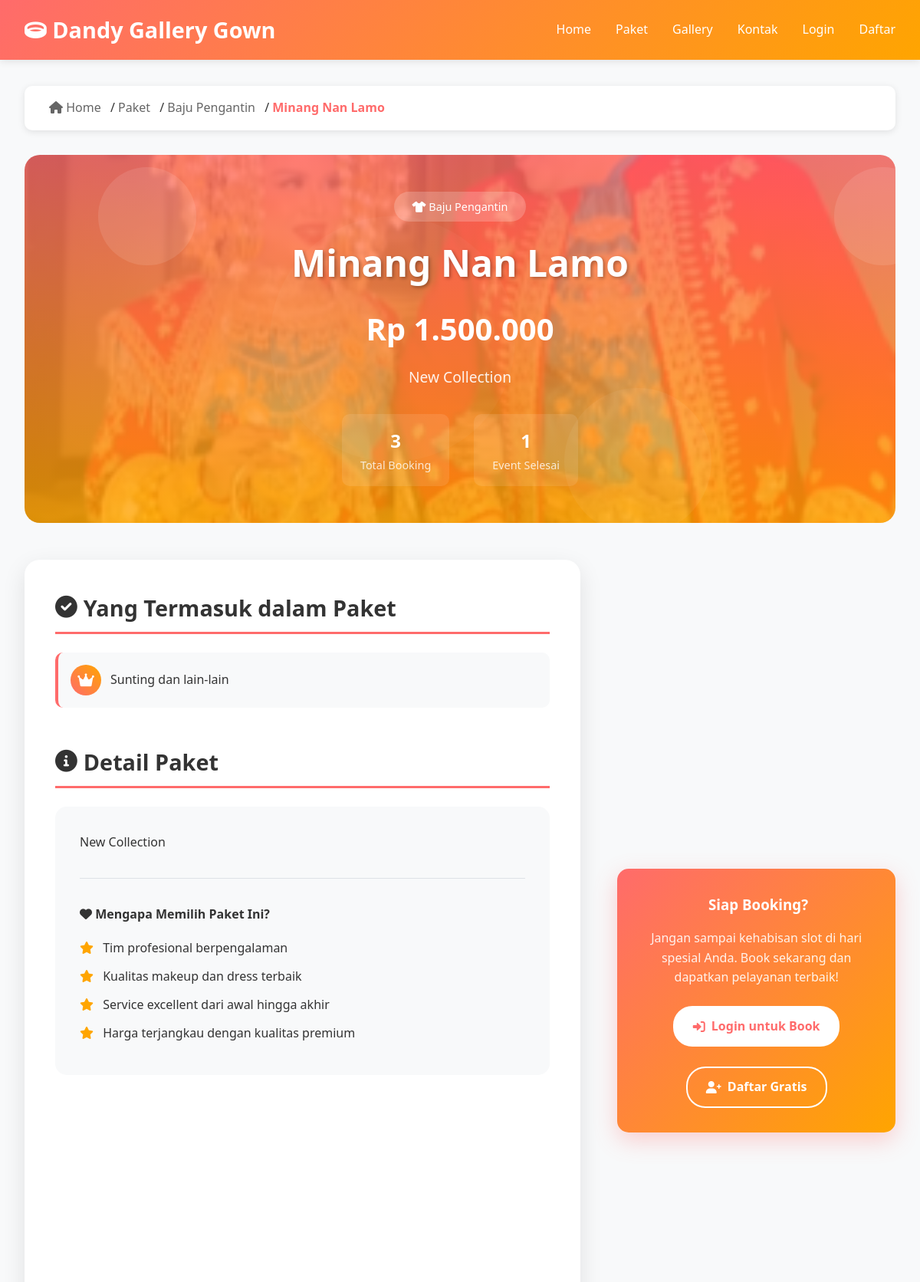
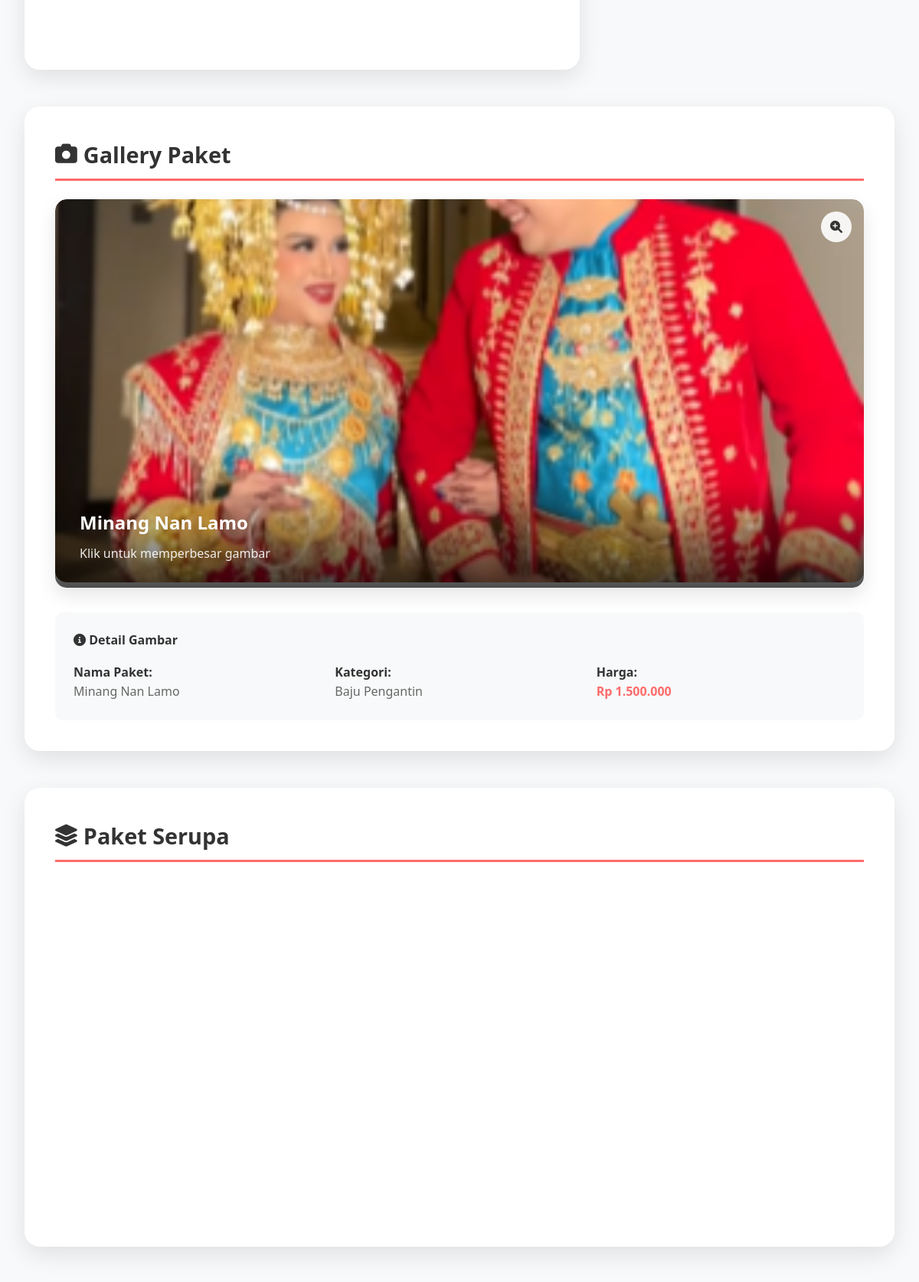
Page /package_detail.php?id=9 (upper part) on the committed database (2 pictures, top to bottom).
### tables this page shows
CREATE TABLE `packages` (
  `id` int NOT NULL,
  `service_type` varchar(50) NOT NULL,
  `name` varchar(150) NOT NULL,
  `description` text,
  `price` decimal(12,2) NOT NULL,
  `image` varchar(255) DEFAULT NULL,
  `includes` text,
  `size_available` varchar(255) DEFAULT NULL,
  `color_available` varchar(255) DEFAULT NULL,
  `is_active` tinyint(1) DEFAULT '1',
  `created_at` timestamp NULL DEFAULT CURRENT_TIMESTAMP,
  `updated_at` timestamp NULL DEFAULT CURRENT_TIMESTAMP ON UPDATE CURRENT_TIMESTAMP
);

### config/database.php (called while the page is built, shortened)
<?php
function formatRupiah($angka)
{
    return "Rp " . number_format($angka, 0, ',', '.');
}
function isLoggedIn()
{
    return isset($_SESSION['user_id']);
}
function getServiceTypes()
{
    return [
        'Baju Pengantin' => [
            'name' => 'Baju Pengantin',
            'icon' => 'fas fa-tshirt',
            'description' => 'Layanan penyewaan baju pengantin dengan berbagai pilihan model dan ukuran'
        ],
        'Makeup Pengantin' => [
            'name' => 'Makeup Pengantin',
            'icon' => 'fas fa-palette',
            'description' => 'Layanan makeup profesional untuk pengantin dengan berbagai style'
        ]
    ];
}
function getServiceIcon($service_type)
{
    $service_types = getServiceTypes();
    return $service_types[$service_type]['icon'] ?? 'fas fa-question';
}

### package_detail.php (the view, shortened to what this page needs)
<?php
require_once 'config/database.php';
$db = getDB();
$package_id = isset($_GET['id']) ? (int)$_GET['id'] : 0;
$stmt = $db->prepare(
    "SELECT p.*, p.service_type as service_name
                     FROM packages p
                     WHERE p.id = ? AND p.is_active = 1"
);
$stmt->execute([$package_id]);
$package = $stmt->fetch(PDO::FETCH_ASSOC);
$stmt = $db->prepare(
    "SELECT p.*, p.service_type as service_name
                     FROM packages p
                     WHERE p.service_type = ? AND p.id != ? AND p.is_active = 1
                     ORDER BY p.price ASC
                     LIMIT 3"
);
$stmt->execute([$package['service_name'], $package_id]);
$related_packages = $stmt->fetchAll(PDO::FETCH_ASSOC);
$service_icon = getServiceIcon($package['service_name']);
$stmt = $db->prepare(
    "SELECT
                        COUNT(*) as total_bookings,
                        COUNT(CASE WHEN status = 'completed' THEN 1 END) as completed_bookings
                     FROM bookings WHERE package_id = ?"
);
$stmt->execute([$package_id]);
$stats = $stmt->fetch(PDO::FETCH_ASSOC);
?>
<!DOCTYPE html>
<html lang="id">
<head>
    <link href="https://cdnjs.cloudflare.com/ajax/libs/font-awesome/6.0.0/css/all.min.css" rel="stylesheet">
</head>
<body>
    <header class="header">
        <div class="nav-container">
            <a href="index.php" class="logo">
                <i class="fas fa-ring"></i> Dandy Gallery Gown
            </a>
            <nav>
                <ul class="nav-menu">
                    <li><a href="index.php">Home</a></li>
                    <li><a href="packages.php">Paket</a></li>
                    <li><a href="index.php#gallery">Gallery</a></li>
                    <li><a href="index.php#contact">Kontak</a></li>
                    <?php if (isLoggedIn()) : ?>
                        <?php if (isAdmin()) : ?>
                            <li><a href="admin/dashboard.php">Dashboard</a></li>
                        <?php else: ?>
                            <li><a href="customer/dashboard.php">Dashboard</a></li>
                        <?php endif; ?>
                        <li><a href="logout.php">Logout</a></li>
                    <?php else: ?>
                        <li><a href="login.php">Login</a></li>
                        <li><a href="register.php">Daftar</a></li>
                    <?php endif; ?>
                </ul>
            </nav>
        </div>
    </header>
    <main class="main-content">
        <div class="container">
            <div class="breadcrumb">
                <a href="index.php"><i class="fas fa-home"></i> Home</a> /
                <a href="packages.php">Paket</a> /
                <a
                    href="packages.php?type=<?php echo $package['service_name'] === 'Baju Pengantin' ? 'dress' : 'makeup'; ?>">
                    <?php echo htmlspecialchars($package['service_name']); ?>
                </a> /
                <span class="current"><?php echo htmlspecialchars($package['name']); ?></span>
            </div>
            <div class="package-hero"
                <?php if ($package['image'] && file_exists('uploads/packages/' . $package['image'])) : ?>
                style="background-image: linear-gradient(rgba(255, 107, 107, 0.8), rgba(255, 165, 0, 0.8)), url('uploads/packages/<?php echo htmlspecialchars($package['image']); ?>'); background-size: cover; background-position: center;"
                <?php endif; ?>>
                <div class="hero-content">
                    <?php if ($package['service_name']) : ?>
                        <div class="package-category">
                            <i class="<?php echo $service_icon; ?>"></i>
                            <?php echo htmlspecialchars($package['service_name']); ?>
                        </div>
                    <?php endif; ?>
                    <h1 class="package-title"><?php echo htmlspecialchars($package['name']); ?></h1>
                    <div class="package-price"><?php echo formatRupiah($package['price']); ?></div>
                    <?php if ($package['description']) : ?>
                        <p class="package-description"><?php echo htmlspecialchars($package['description']); ?></p>
                    <?php endif; ?>
                    <div class="hero-stats">
                        <div class="stat-item">
                            <div class="stat-number"><?php echo $stats['total_bookings']; ?></div>
                            <div class="stat-label">Total Booking</div>
                        </div>
                        <div class="stat-item">
                            <div class="stat-number"><?php echo $stats['completed_bookings']; ?></div>
                            <div class="stat-label">Event Selesai</div>
                        </div>
                    </div>
                </div>
            </div>
            <div class="package-details">
                <div class="details-main">
                    <?php if ($package['includes']) : ?>
                        <section>
                            <h2 class="section-title">
                                <i class="fas fa-check-circle"></i> Yang Termasuk dalam Paket
                            </h2>
                            <div class="includes-grid">
                                <?php
                                $includes = explode(',', $package['includes']);
                                $icons = ['fas fa-crown', 'fas fa-palette', 'fas fa-cut', 'fas fa-gem', 'fas fa-camera', 'fas fa-car'];
                                foreach ($includes as $index => $include):
                                ?>
                                    <div class="include-item">
                                        <div class="include-icon">
                                            <i class="<?php echo $icons[$index % count($icons)]; ?>"></i>
                                        </div>
                                        <span><?php echo trim(htmlspecialchars($include)); ?></span>
                                    </div>
                                <?php endforeach; ?>
                            </div>
                        </section>
                    <?php endif; ?>
                    <section style="margin-top: 3rem;">
                        <h2 class="section-title">
                            <i class="fas fa-info-circle"></i> Detail Paket
                        </h2>
                        <div style="background: #f8f9fa; padding: 2rem; border-radius: 15px; line-height: 1.8;">
                            <?php if ($package['description']) : ?>
                                <p><?php echo nl2br(htmlspecialchars($package['description'])); ?></p>
                            <?php else: ?>
                                <p>Paket wedding yang dirancang khusus untuk membuat hari spesial Anda menjadi tak
                                    terlupakan. Dengan layanan profesional dan berkualitas tinggi, kami berkomitmen
                                    memberikan pengalaman terbaik untuk pernikahan impian Anda.</p>
                            <?php endif; ?>
                            <div style="margin-top: 2rem; padding-top: 2rem; border-top: 1px solid #dee2e6;">
                                <h4 style="color: #333; margin-bottom: 1rem;">
                                    <i class="fas fa-heart"></i> Mengapa Memilih Paket Ini?
                                </h4>
                                <ul style="list-style: none; padding: 0;">
                                    <li style="margin-bottom: 0.5rem;"><i class="fas fa-star"
                                            style="color: #ffa500; margin-right: 0.5rem;"></i> Tim profesional
                                        berpengalaman</li>
                                    <li style="margin-bottom: 0.5rem;"><i class="fas fa-star"
                                            style="color: #ffa500; margin-right: 0.5rem;"></i> Kualitas makeup dan dress
                                        terbaik</li>
                                    <li style="margin-bottom: 0.5rem;"><i class="fas fa-star"
                                            style="color: #ffa500; margin-right: 0.5rem;"></i> Service excellent dari
                                        awal hingga akhir</li>
                                    <li style="margin-bottom: 0.5rem;"><i class="fas fa-star"
                                            style="color: #ffa500; margin-right: 0.5rem;"></i> Harga terjangkau dengan
                                        kualitas premium</li>
                                </ul>
                            </div>
                        </div>
                    </section>
                </div>
                <div class="details-sidebar">
                    <div class="action-card">
                        <h3><i class="fas fa-calendar-heart"></i> Siap Booking?</h3>
                        <p>Jangan sampai kehabisan slot di hari spesial Anda. Book sekarang dan dapatkan pelayanan
                            terbaik!</p>
                        <?php if (isLoggedIn()) : ?>
                            <a href="customer/booking_new.php?package=<?php echo $package['id']; ?>" class="btn">
                                <i class="fas fa-calendar-plus"></i> Book Sekarang
                            </a>
                            <br><br>
                            <a href="customer/dashboard.php" class="btn btn-secondary">
                                <i class="fas fa-user"></i> Dashboard Saya
                            </a>
                        <?php else: ?>
                            <a href="login.php" class="btn">
                                <i class="fas fa-sign-in-alt"></i> Login untuk Book
                            </a>
                            <br><br>
                            <a href="register.php" class="btn btn-secondary">
                                <i class="fas fa-user-plus"></i> Daftar Gratis
                            </a>
                        <?php endif; ?>
                    </div>
                </div>
            </div>
            <?php if ($package['image'] && file_exists('uploads/packages/' . $package['image'])) : ?>
                <section class="package-gallery-section" style="margin-bottom: 3rem;">
                    <div
                        style="background: white; border-radius: 20px; padding: 2.5rem; box-shadow: 0 10px 30px rgba(0,0,0,0.1);">
                        <h2 class="section-title">
                            <i class="fas fa-camera"></i> Gallery Paket
                        </h2>
                        <div style="display: grid; grid-template-columns: 1fr; gap: 2rem; margin-top: 1.5rem;">
                            <div
                                style="position: relative; border-radius: 15px; overflow: hidden; box-shadow: 0 10px 25px rgba(0,0,0,0.1);">
                                <img src="uploads/packages/<?php echo htmlspecialchars($package['image']); ?>"
                                    alt="<?php echo htmlspecialchars($package['name']); ?>"
                                    style="width: 100%; max-height: 500px; object-fit: cover; border-radius: 15px;"
                                    onclick="openImageModal(this.src)">
                                <div
                                    style="position: absolute; bottom: 0; left: 0; right: 0; background: linear-gradient(transparent, rgba(0,0,0,0.7)); color: white; padding: 2rem;">
                                    <h3 style="font-size: 1.5rem; margin-bottom: 0.5rem;">
                                        <?php echo htmlspecialchars($package['name']); ?></h3>
                                    <p style="opacity: 0.9;">Klik untuk memperbesar gambar</p>
                                </div>
                                <div style="position: absolute; top: 1rem; right: 1rem; background: rgba(255,255,255,0.9); color: #333; width: 40px; height: 40px; border-radius: 50%; display: flex; align-items: center; justify-content: center; cursor: pointer;"
                                    onclick="openImageModal('uploads/packages/<?php echo htmlspecialchars($package['image']); ?>')">
                                    <i class="fas fa-search-plus"></i>
                                </div>
                            </div>
                            <div style="background: #f8f9fa; padding: 1.5rem; border-radius: 10px;">
                                <h4 style="color: #333; margin-bottom: 1rem;">
                                    <i class="fas fa-info-circle"></i> Detail Gambar
                                </h4>
                                <div
                                    style="display: grid; grid-template-columns: repeat(auto-fit, minmax(200px, 1fr)); gap: 1rem;">
                                    <div>
                                        <strong>Nama Paket:</strong><br>
                                        <span style="color: #666;"><?php echo htmlspecialchars($package['name']); ?></span>
                                    </div>
                                    <div>
                                        <strong>Kategori:</strong><br>
                                        <span
                                            style="color: #666;"><?php echo htmlspecialchars($package['service_name']); ?></span>
                                    </div>
                                    <div>
                                        <strong>Harga:</strong><br>
                                        <span
                                            style="color: #ff6b6b; font-weight: bold;"><?php echo formatRupiah($package['price']); ?></span>
                                    </div>
                                </div>
                            </div>
                        </div>
                    </div>
                </section>
            <?php endif; ?>
            <?php if (!empty($related_packages)) : ?>
                <section class="related-section">
                    <div
                        style="background: white; border-radius: 20px; padding: 2.5rem; box-shadow: 0 10px 30px rgba(0,0,0,0.1);">
                        <h2 class="section-title">
                            <i class="fas fa-layer-group"></i> Paket Serupa
                        </h2>
                        <div class="related-grid">
                        </div>
                    </div>
                </section>
            <?php endif; ?>
        </div>
    </main>
</body>
</html>

### rows in the picture
packages: service_type "Baju Pengantin", name "Minang Nan Lamo", image (picture), price "Rp 1.500.000", description "New Collection", includes "Sunting dan lain-lain"

### other values in the picture
$stats['total_bookings'] "3"
$stats['completed_bookings'] "1"
